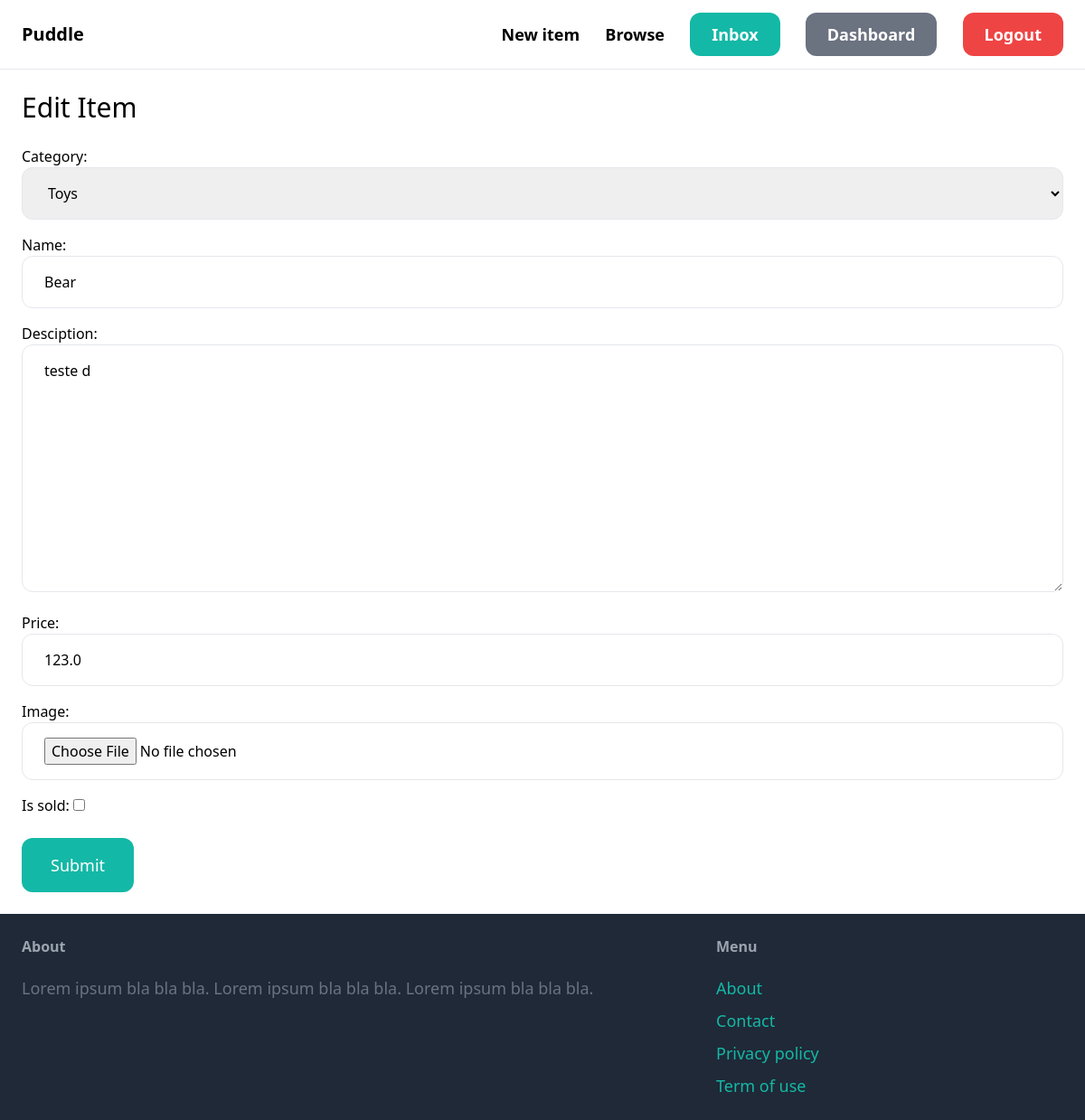
The app's page /items/2/edit/ (signed in) with its own data.
### item/models.py (models this page shows, shortened)
class Item(models.Model):
    category = models.ForeignKey(Category, related_name='items', on_delete=models.CASCADE)
    name = models.CharField(max_length=250)
    desciption= models.TextField(blank=True, null=True)
    price= models.FloatField()
    image= models.ImageField(upload_to='item_images', blank=True, null=True)
    is_sold= models.BooleanField(default=False)
    created_by= models.ForeignKey(User, related_name='items', on_delete=models.CASCADE)
    created_at = models.DateTimeField(auto_now_add=True)
    class Meta:
        ordering = ('name',)

class Category(models.Model):
    name = models.CharField(max_length=250)
    class Meta:
        ordering= ('name',)
    def __str__(self) -> str:
        return self.name

### item/views.py (the view)
# urls.py: path('<int:pk>/edit/', views.edit, name='edit'),
@login_required
def edit(request, pk):
    item = get_object_or_404(Item, pk=pk, created_by=request.user)
    if request.method == 'POST':
        form = EditItemForm(request.POST, request.FILES, instance=item)
        if form.is_valid():
            form.save()
            return redirect('item:detail', pk=item.id)
    else:
        form = EditItemForm(instance=item)
    return render(request, 'item/form.html', {
        'form':form,
        'title':'Edit Item'
    })

### item/forms.py
class EditItemForm(forms.ModelForm):
    class Meta:
        model = Item
        fields = ('category', 'name', 'desciption', 'price', 'image', 'is_sold')
        widgets = {
            'category': forms.Select(attrs={
                'class': INPUT_CLASSES
            }),
            'name': forms.TextInput(attrs={
                'class': INPUT_CLASSES
            }),
            'desciption': forms.Textarea(attrs={
                'class': INPUT_CLASSES
            }),
            'price': forms.TextInput(attrs={
                'class': INPUT_CLASSES
            }),
            'image': forms.FileInput(attrs={
                'class': INPUT_CLASSES
            })
        }

### item/templates/item/form.html (shortened to what this page needs)
{% extends 'core/base.html' %}
{% block content %}
<h1 class="mb-6 text-3xl">{{ title }}</h1>
<form method="post" action="." enctype="multipart/form-data">
    <div class="space-y-4">
        {{ form.as_p }}
    </div>
    <button class="mt-6 py-4 px-8 text-lg bg-teal-500 hover:bg-teal-700 rounded-xl text-white">Submit</button>
</form>
{% endblock %}

### records on screen
Item: category "Toys", desciption "teste d", price "123.0"
Category: name "Bear"

### other values on screen
{{ title }} "Edit Item"
